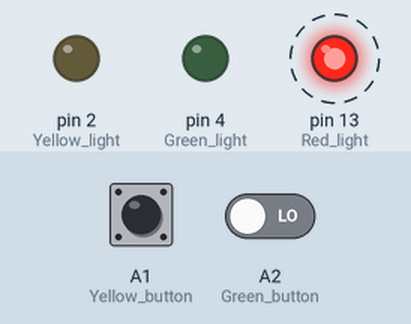
Simulated run of this sketch. Board: Arduino Uno, built with avr-gcc and run on an emulated ATmega328P. Shown: output pins drawn as LEDs (lit = HIGH). Dashed ring = blinking. Inputs (shaded band) come from the test bench; at power-on: A1 (Yellow_button) LOW, A2 (Green_button) LOW.

Above: at 4.8 s.
4.9 s: A1 (Yellow_button) pulled HIGH for 2.35 s
At 7.0 s:
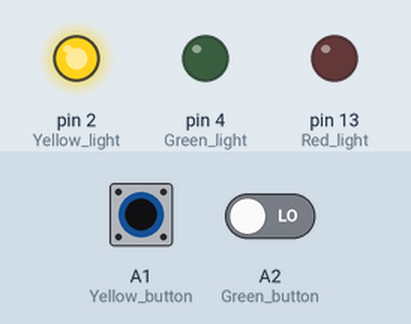
8.7 s: A1 (Yellow_button) driven HIGH and A2 (Green_button) driven HIGH
At 10.0 s:
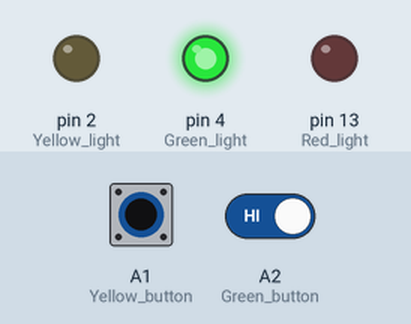
11.4 s: A1 (Yellow_button) driven LOW
At 12.3 s:
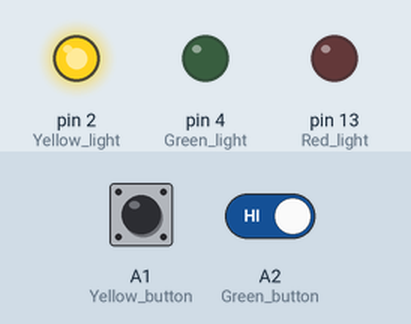
14.1 s: A2 (Green_button) driven LOW
At 15.9 s:
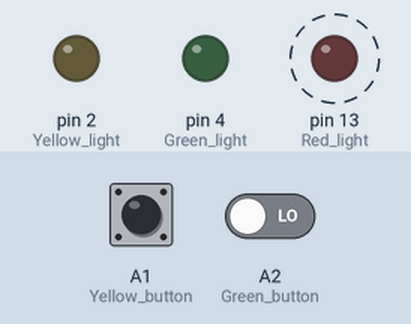
20.1 s: A2 (Green_button) driven HIGH
At 21.3 s:
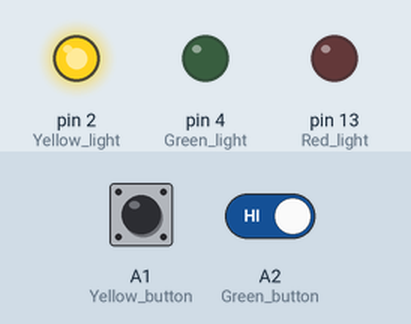
Timing chart, 0 to 23.1 s (numbered marks = the images above; inputs shaded):
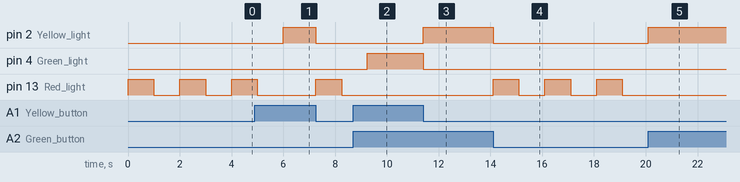

The sketch:

Week_8_Fix_Your_Posture.ino
```cpp
void setup() {
pinMode(LED_BUILTIN, OUTPUT); // Red light
pinMode(2,OUTPUT); // Yellow light
pinMode(4,OUTPUT); // Green light

pinMode(A1, INPUT); // Yellow button
pinMode(A2, INPUT); // Green button
}

void loop() {
int yellowState = digitalRead(A1);  // Read the state of yellow button
int greenState = digitalRead(A2);  // Read the state of green button

  if (yellowState == HIGH && greenState == HIGH) {   // When both buttons pressed
    digitalWrite(4, HIGH);    // Turn on green LED
    digitalWrite(2, LOW);    // Turn off yellow LED
    digitalWrite(LED_BUILTIN, LOW);       // Turn off red LED

  } else if (yellowState == HIGH || greenState == HIGH) {  // When only one button pressed
    digitalWrite(4, LOW);     // Turn off green LED
    digitalWrite(2, HIGH);   // Turn on yellow LED
    digitalWrite(LED_BUILTIN, LOW);       // Turn off red LED

  } else {                              // When no button is pressed
    digitalWrite(4, LOW);     // Turn off green LED
    digitalWrite(2, LOW);    // Turn off yellow LED
    digitalWrite(LED_BUILTIN,HIGH);     // Blinking red LED (for 1 second)
    delay(1000);
    digitalWrite(LED_BUILTIN,LOW);
    delay(1000);
  }
}
```

Measured:
- after the input at 4.9 s, pin 2 (Yellow_light): LOW → HIGH after 1.1 s, → LOW 1.2 s later
- after the input at 8.7 s, pin 4 (Green_light): LOW → HIGH after 0.55 s; pin 13 (Red_light): stays LOW (without the input it goes to HIGH after 0.55 s)
- after the input at 11.4 s, pin 2 (Yellow_light): LOW → HIGH at once; pin 4 (Green_light): HIGH → LOW at once
- after the input at 14.1 s, pin 2 (Yellow_light): HIGH → LOW at once; pin 13 (Red_light): alternates HIGH for 1.0 s and LOW for 1.0 s, starting at once
- after the input at 20.1 s, pin 2 (Yellow_light): LOW → HIGH at once; pin 13 (Red_light): stops changing and stays LOW
- by itself, pin 13 (Red_light): alternates HIGH for 1.0 s and LOW for 1.0 s
